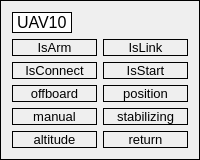
             <widget class="QGroupBox" name="groupBox_11">
              <property name="autoFillBackground">
               <bool>false</bool>
              </property>
              <property name="styleSheet">
               <string notr="true">border: 1px solid rgb(0, 0, 0)</string>
              </property>
              <property name="title">
               <string/>
              </property>
              <layout class="QVBoxLayout" name="verticalLayout_60">
               <item>
                <widget class="QLabel" name="uav11_label">
                 <property name="sizePolicy">
                  <sizepolicy hsizetype="Fixed" vsizetype="Fixed">
                   <horstretch>0</horstretch>
                   <verstretch>0</verstretch>
                  </sizepolicy>
                 </property>
                 <property name="font">
                  <font>
                   <pointsize>12</pointsize>
                  </font>
                 </property>
                 <property name="styleSheet">
                  <string notr="true">background-color:rgb(255, 255, 255)</string>
                 </property>
                 <property name="text">
                  <string>UAV10</string>
                 </property>
                </widget>
               </item>
               <item>
                <layout class="QVBoxLayout" name="verticalLayout_59">
                 <item>
                  <layout class="QHBoxLayout" name="horizontalLayout_19">
                   <item>
                    <layout class="QVBoxLayout" name="verticalLayout_55">
                     <item>
                      <widget class="QLabel" name="uav10_is_arm">
                       <property name="sizePolicy">
                        <sizepolicy hsizetype="Expanding" vsizetype="Fixed">
                         <horstretch>0</horstretch>
                         <verstretch>0</verstretch>
                        </sizepolicy>
                       </property>
                       <property name="font">
                        <font>
                         <pointsize>10</pointsize>
                        </font>
                       </property>
                       <property name="styleSheet">
                        <string notr="true">border: 1px solid rgb(0, 0, 0)</string>
                       </property>
                       <property name="text">
                        <string>IsArm</string>
                       </property>
                       <property name="alignment">
                        <set>Qt::AlignCenter</set>
                       </property>
                      </widget>
                     </item>
                     <item>
                      <widget class="QLabel" name="uav10_is_connect">
                       <property name="sizePolicy">
                        <sizepolicy hsizetype="Expanding" vsizetype="Fixed">
                         <horstretch>0</horstretch>
                         <verstretch>0</verstretch>
                        </sizepolicy>
                       </property>
                       <property name="font">
                        <font>
                         <pointsize>10</pointsize>
                        </font>
                       </property>
                       <property name="text">
                        <string>IsConnect</string>
                       </property>
                       <property name="alignment">
                        <set>Qt::AlignCenter</set>
                       </property>
                      </widget>
                     </item>
                    </layout>
                   </item>
                   <item>
                    <layout class="QVBoxLayout" name="verticalLayout_56">
                     <item>
                      <widget class="QLabel" name="uav10_is_link">
                       <property name="sizePolicy">
                        <sizepolicy hsizetype="Expanding" vsizetype="Fixed">
                         <horstretch>0</horstretch>
                         <verstretch>0</verstretch>
                        </sizepolicy>
                       </property>
                       <property name="font">
                        <font>
                         <pointsize>10</pointsize>
                        </font>
                       </property>
                       <property name="text">
                        <string>IsLink</string>
                       </property>
                       <property name="alignment">
                        <set>Qt::AlignCenter</set>
                       </property>
                      </widget>
                     </item>
                     <item>
                      <widget class="QLabel" name="uav10_is_start">
                       <property name="sizePolicy">
                        <sizepolicy hsizetype="Expanding" vsizetype="Fixed">
                         <horstretch>0</horstretch>
                         <verstretch>0</verstretch>
                        </sizepolicy>
                       </property>
                       <property name="font">
                        <font>
                         <pointsize>10</pointsize>
                        </font>
                       </property>
                       <property name="text">
                        <string>IsStart</string>
                       </property>
                       <property name="alignment">
                        <set>Qt::AlignCenter</set>
                       </property>
                      </widget>
                     </item>
                    </layout>
                   </item>
                  </layout>
                 </item>
                 <item>
                  <layout class="QHBoxLayout" name="horizontalLayout_20">
                   <item>
                    <layout class="QVBoxLayout" name="verticalLayout_57">
                     <item>
                      <widget class="QLabel" name="uav10_offboard">
                       <property name="sizePolicy">
                        <sizepolicy hsizetype="Expanding" vsizetype="Fixed">
                         <horstretch>0</horstretch>
                         <verstretch>0</verstretch>
                        </sizepolicy>
                       </property>
                       <property name="font">
                        <font>
                         <pointsize>10</pointsize>
                        </font>
                       </property>
                       <property name="text">
                        <string>offboard</string>
                       </property>
                       <property name="alignment">
                        <set>Qt::AlignCenter</set>
                       </property>
                      </widget>
                     </item>
                     <item>
                      <widget class="QLabel" name="uav10_manual">
                       <property name="sizePolicy">
                        <sizepolicy hsizetype="Expanding" vsizetype="Fixed">
                         <horstretch>0</horstretch>
                         <verstretch>0</verstretch>
                        </sizepolicy>
                       </property>
                       <property name="font">
                        <font>
                         <pointsize>10</pointsize>
                        </font>
                       </property>
                       <property name="text">
                        <string>manual</string>
                       </property>
                       <property name="alignment">
                        <set>Qt::AlignCenter</set>
                       </property>
                      </widget>
                     </item>
                     <item>
                      <widget class="QLabel" name="uav10_altitude">
                       <property name="sizePolicy">
                        <sizepolicy hsizetype="Expanding" vsizetype="Fixed">
                         <horstretch>0</horstretch>
                         <verstretch>0</verstretch>
                        </sizepolicy>
                       </property>
                       <property name="font">
                        <font>
                         <pointsize>10</pointsize>
                        </font>
                       </property>
                       <property name="text">
                        <string>altitude</string>
                       </property>
                       <property name="alignment">
                        <set>Qt::AlignCenter</set>
                       </property>
                      </widget>
                     </item>
                    </layout>
                   </item>
                   <item>
                    <layout class="QVBoxLayout" name="verticalLayout_58">
                     <item>
                      <widget class="QLabel" name="uav10_position">
                       <property name="sizePolicy">
                        <sizepolicy hsizetype="Expanding" vsizetype="Fixed">
                         <horstretch>0</horstretch>
                         <verstretch>0</verstretch>
                        </sizepolicy>
                       </property>
                       <property name="font">
                        <font>
                         <pointsize>10</pointsize>
                        </font>
                       </property>
                       <property name="text">
                        <string>position</string>
                       </property>
                       <property name="alignment">
                        <set>Qt::AlignCenter</set>
                       </property>
                      </widget>
                     </item>
                     <item>
                      <widget class="QLabel" name="uav10_stabilizing">
                       <property name="sizePolicy">
                        <sizepolicy hsizetype="Expanding" vsizetype="Fixed">
                         <horstretch>0</horstretch>
                         <verstretch>0</verstretch>
                        </sizepolicy>
                       </property>
                       <property name="font">
                        <font>
                         <pointsize>10</pointsize>
                        </font>
                       </property>
                       <property name="text">
                        <string>stabilizing</string>
                       </property>
                       <property name="alignment">
                        <set>Qt::AlignCenter</set>
                       </property>
                      </widget>
                     </item>
                     <item>
                      <widget class="QLabel" name="uav10_return">
                       <property name="sizePolicy">
                        <sizepolicy hsizetype="Expanding" vsizetype="Fixed">
                         <horstretch>0</horstretch>
                         <verstretch>0</verstretch>
                        </sizepolicy>
                       </property>
                       <property name="font">
                        <font>
                         <pointsize>10</pointsize>
                        </font>
                       </property>
                       <property name="text">
                        <string>return</string>
                       </property>
                       <property name="alignment">
                        <set>Qt::AlignCenter</set>
                       </property>
                      </widget>
                     </item>
                    </layout>
                   </item>
                  </layout>
                 </item>
                </layout>
               </item>
              </layout>
             </widget>
